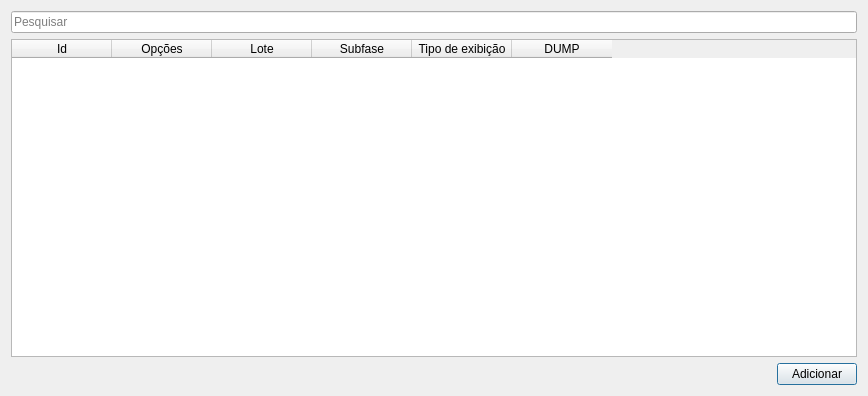
<?xml version="1.0" encoding="UTF-8"?>
<ui version="4.0">
 <class>Dialog</class>
 <widget class="QDialog" name="Dialog">
  <property name="geometry">
   <rect>
    <x>0</x>
    <y>0</y>
    <width>868</width>
    <height>396</height>
   </rect>
  </property>
  <property name="windowTitle">
   <string>Projetos</string>
  </property>
  <layout class="QGridLayout" name="gridLayout">
   <item row="0" column="0">
    <widget class="QLineEdit" name="searchLe">
     <property name="placeholderText">
      <string>Pesquisar</string>
     </property>
    </widget>
   </item>
   <item row="1" column="0">
    <widget class="QTableWidget" name="tableWidget">
     <column>
      <property name="text">
       <string>Id</string>
      </property>
     </column>
     <column>
      <property name="text">
       <string>Opções</string>
      </property>
     </column>
     <column>
      <property name="text">
       <string>Lote</string>
      </property>
     </column>
     <column>
      <property name="text">
       <string>Subfase</string>
      </property>
     </column>
     <column>
      <property name="text">
       <string>Tipo de exibição</string>
      </property>
     </column>
     <column>
      <property name="text">
       <string>DUMP</string>
      </property>
     </column>
    </widget>
   </item>
   <item row="2" column="0">
    <layout class="QHBoxLayout" name="horizontalLayout">
     <item>
      <spacer name="horizontalSpacer">
       <property name="orientation">
        <enum>Qt::Horizontal</enum>
       </property>
       <property name="sizeHint" stdset="0">
        <size>
         <width>40</width>
         <height>20</height>
        </size>
       </property>
      </spacer>
     </item>
     <item>
      <widget class="QPushButton" name="addFormBtn">
       <property name="text">
        <string>Adicionar</string>
       </property>
      </widget>
     </item>
    </layout>
   </item>
  </layout>
 </widget>
 <resources/>
 <connections/>
</ui>
